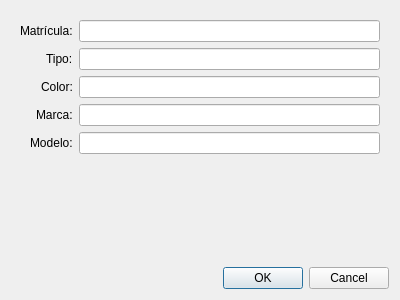
<?xml version="1.0" encoding="UTF-8"?>
<ui version="4.0">
 <class>AddVehicleDialog</class>
 <widget class="QDialog" name="AddVehicleDialog">
  <property name="geometry">
   <rect>
    <x>0</x>
    <y>0</y>
    <width>400</width>
    <height>300</height>
   </rect>
  </property>
  <property name="windowTitle">
   <string>Agregar Vehículo</string>
  </property>
  <layout class="QVBoxLayout" name="verticalLayout">
   <item>
    <widget class="QWidget" name="formLayoutWidget" native="true">
     <layout class="QFormLayout" name="formLayout">
      <property name="labelAlignment">
       <set>Qt::AlignRight|Qt::AlignTrailing|Qt::AlignVCenter</set>
      </property>
      <property name="formAlignment">
       <set>Qt::AlignLeading|Qt::AlignLeft|Qt::AlignTop</set>
      </property>
      <item row="0" column="0">
       <widget class="QLabel" name="licenseLabel">
        <property name="text">
         <string>Matrícula:</string>
        </property>
       </widget>
      </item>
      <item row="0" column="1">
       <widget class="QLineEdit" name="licenseLineEdit"/>
      </item>
      <item row="1" column="0">
       <widget class="QLabel" name="typeLabel">
        <property name="text">
         <string>Tipo:</string>
        </property>
       </widget>
      </item>
      <item row="1" column="1">
       <widget class="QLineEdit" name="typeLineEdit"/>
      </item>
      <item row="2" column="0">
       <widget class="QLabel" name="colorLabel">
        <property name="text">
         <string>Color:</string>
        </property>
       </widget>
      </item>
      <item row="2" column="1">
       <widget class="QLineEdit" name="colorLineEdit"/>
      </item>
      <item row="3" column="0">
       <widget class="QLabel" name="brandLabel">
        <property name="text">
         <string>Marca:</string>
        </property>
       </widget>
      </item>
      <item row="3" column="1">
       <widget class="QLineEdit" name="brandLineEdit"/>
      </item>
      <item row="4" column="0">
       <widget class="QLabel" name="modelLabel">
        <property name="text">
         <string>Modelo:</string>
        </property>
       </widget>
      </item>
      <item row="4" column="1">
       <widget class="QLineEdit" name="modelLineEdit"/>
      </item>
     </layout>
    </widget>
   </item>
   <item>
    <widget class="QDialogButtonBox" name="buttonBox">
     <property name="standardButtons">
      <set>QDialogButtonBox::Cancel|QDialogButtonBox::Ok</set>
     </property>
    </widget>
   </item>
  </layout>
 </widget>
 <resources/>
 <connections>
  <connection>
   <sender>buttonBox</sender>
   <signal>accepted()</signal>
   <receiver>AddVehicleDialog</receiver>
   <slot>accept()</slot>
  </connection>
  <connection>
   <sender>buttonBox</sender>
   <signal>rejected()</signal>
   <receiver>AddVehicleDialog</receiver>
   <slot>reject()</slot>
  </connection>
 </connections>
</ui>
